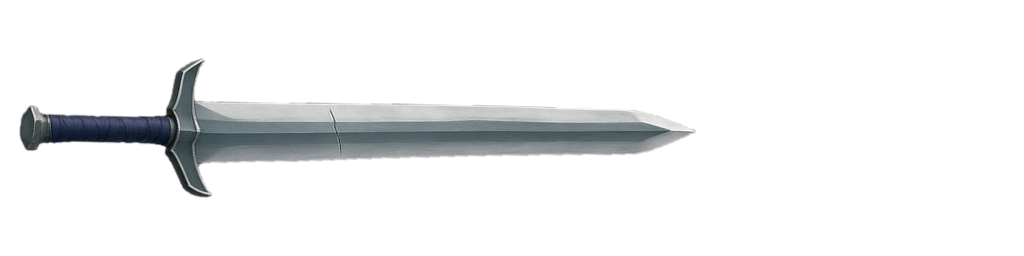
#> input picture design/xianxia-jinghong-sword-2026-11-09/source/eq_sword_duanliu-held-v2.png, 1024 x 256 px
$ python prepare.py
#> lines starting #> are read from the running program, lines starting #| are printed output that depends on the picture
# 惊鸿剑技能特效剑体：复用已验收的断流剑手持图（tower-held-weapons-v2/eq_sword_duanliu.png），
# 裁到可见主体并留透明边，剑尖朝右（+X）。不改原图，无生成费用。
from pathlib import Path
from PIL import Image
import json, hashlib
folder = Path(__file__).resolve().parent
root = folder.parents[1]
src = Image.open(folder/'source'/'eq_sword_duanliu-held-v2.png').convert('RGBA')
#> src is the input picture: PIL image 1024x256 RGBA; mean R, G, B, A 22.1, 23.2, 23.7, 31.2
l, t, r, b = src.getbbox()
#> l = 18; t = 57; r = 697; b = 199
pad = 6
crop = src.crop((l - pad, t - pad, r + pad, b + pad))
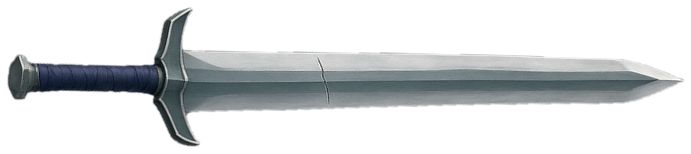
#> crop: PIL image 691x154 RGBA; mean R, G, B, A 54, 56.6, 57.8, 76.8; transparent parts drawn white
out = root/'cocos-pilot/assets/resources/tower-skill-fx/jinghong-sword-v1.png'
crop.save(out)
# 剑尖在最右侧；护手中心约在 x=170（原图坐标）——运行时以剑身中点为锚点。
(folder/'manifest.json').write_text(json.dumps({
  'source': 'source/eq_sword_duanliu-held-v2.png', 'sourceOf': 'cocos-pilot/assets/resources/tower-held-weapons-v2/eq_sword_duanliu.png',
  'crop': [l - pad, t - pad, r + pad, b + pad], 'runtime': 'cocos-pilot/assets/resources/tower-skill-fx/jinghong-sword-v1.png',
  'runtimeSize': list(crop.size), 'paidGeneration': False,
  'runtimeSha256': hashlib.sha256(out.read_bytes()).hexdigest()}, ensure_ascii=False, indent=2) + '\n')
print(crop.size)
#| (691, 154)
